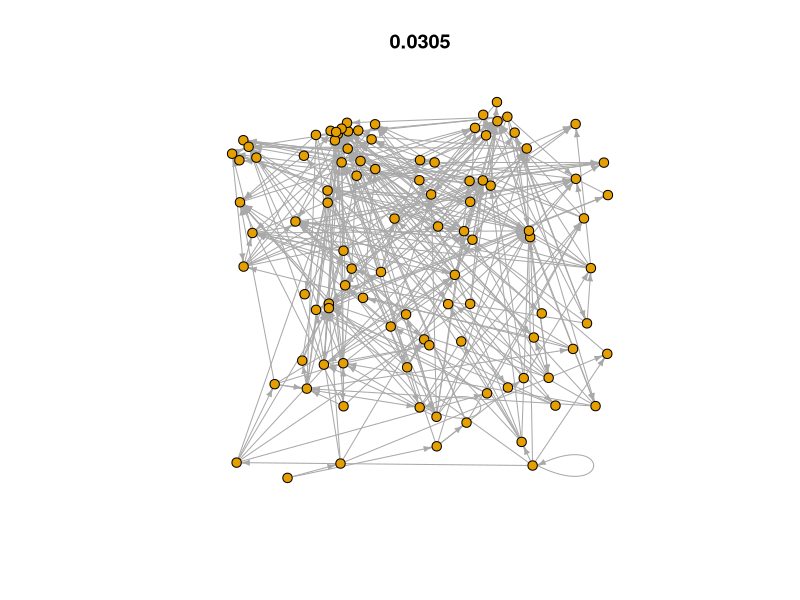

Here is the R script that generated this plot:
library(igraph)

#The number of prey species
N <- 100

#Define niche values for each species
nv <- runif(N)
#Define connectance
C = 0.02
#Define adjacency matrix
adj_m <- matrix(0,N,N)

disconnected <- TRUE
num_prey <- numeric(N)

#find the basal species (with lowest niche value)
basal <- min(nv)
basal_pos <- which(nv == basal)
#The basal species has no prey
num_prey[basal_pos] <- NA

while (disconnected == TRUE) {
  
  #which species have no interactions?
  empty <- which(num_prey==0)

  #Loop over each species to determine range of prey
  for (i in empty) {
    
    #The niche value of species i
    n <- nv[i]
    
    #Define the prey range
    alpha <- 1
    beta <- (alpha/(2*C)) - alpha
    r <- rbeta(1,alpha,beta)*n
    
    #Define the center of the prey range
    r1 <- min(r/2,n)
    r2 <- max(r/2,n)
    c <- runif(1,r1,r2)
    
    max_width <- c+(r/2)
    min_width <- c-(r/2)
    
    
    #Which species fall within this range?
    #For each species that does, draw link in adjacency matrix
    num_prey[i] <- 0
    for (j in 1:N) {
      if ((nv[j] < max_width) && (nv[j] > min_width)) {
        #adj_m[i,j] <- 1
        adj_m[j,i] <- 1 #arrow points along trophic flow
        num_prey[i] <- num_prey[i] + 1
      }
    }
    
    
  }
  
  #Is the food web disconnected?
  #rsums <- apply(adj_m,1,sum)
  if (length(which(num_prey == 0)) > 0) {
    disconnected <- TRUE
    
    #remove disconnected species
    rm_sp <- which(num_prey == 0)
    num_rm <- length(rm_sp)
    
    #update niche axis with new values for disconnected species
    new_nv <- runif(N)
    for (j in rm_sp) {
      nv[j] <- new_nv[j]
    }
    
  } else {
    disconnected <- FALSE
  }
  
  
}

#Build graph object
g <- graph.adjacency(adj_m, mode = "directed")
#plot(g,layout=layout.reingold.tilford(g,root=basal_pos,flip.y=FALSE),vertex.size=5)

#Assign node coordinates; y-axis is the niche value (trophic level increases across y-axis)
coords <- cbind(runif(N),nv)
plot(g,layout=coords,vertex.size=5,edge.arrow.size=0.4,main=ecount(g)/N^2,vertex.label=NA)
